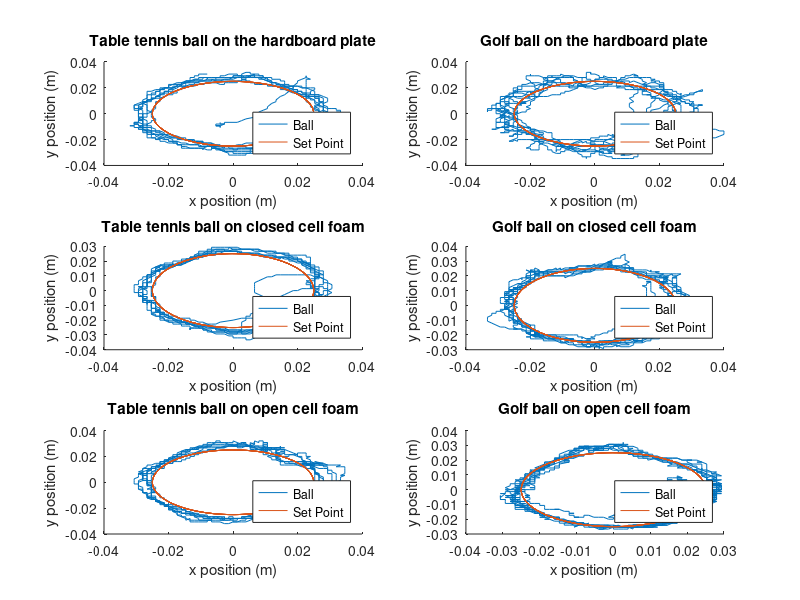

Write the MATLAB code that produced this figure.
figure(1)
clf
subplot(3,2,1)
hold on
load('CIRCLE_HARDBOARD_TT_DESIGNED.mat')
t=0:0.02:0.02*(length(xlog)-1);
plot(t,xlog)
plot(t,ylog)
plot(t,spx)
plot(t,spy)
title('Table tennis ball on the hardboard plate')
xlabel('Time (s)')
ylabel('Position (m)')
legend({'x', 'y', 'x set point', 'y set point'}, 'location', 'southeast', 'Orientation', 'horizontal', 'Box', 'off')

subplot(3,2,2)
hold on
load('CIRCLE_HARDBOARD_GOLF_DESIGNED.mat')
t=0:0.02:0.02*(length(xlog)-1);
plot(t,xlog)
plot(t,ylog)
plot(t,spx)
plot(t,spy)
title('Golf ball on the hardboard plate')
xlabel('Time (s)')
ylabel('Position (m)')
legend({'x', 'y', 'x set point', 'y set point'}, 'location', 'southeast', 'Orientation', 'horizontal', 'Box', 'off')

subplot(3,2,3)
hold on
load('CIRCLE_CLOSEDCELL_TT_DESIGNED.mat')
t=0:0.02:0.02*(length(xlog)-1);
plot(t,xlog)
plot(t,ylog)
plot(t,spx)
plot(t,spy)
title('Table tennis ball on closed cell foam')
xlabel('Time (s)')
ylabel('Position (m)')
legend({'x', 'y', 'x set point', 'y set point'}, 'location', 'southeast', 'Orientation', 'horizontal', 'Box', 'off')

subplot(3,2,4)
hold on
load('CIRCLE_CLOSEDCELL_GOLF_DESIGNED.mat')
t=0:0.02:0.02*(length(xlog)-1);
plot(t,xlog)
plot(t,ylog)
plot(t,spx)
plot(t,spy)
title('Golf ball on closed cell foam')
xlabel('Time (s)')
ylabel('Position (m)')
legend({'x', 'y', 'x set point', 'y set point'}, 'location', 'southeast', 'Orientation', 'horizontal', 'Box', 'off')

subplot(3,2,5)
hold on
load('CIRCLE_OPENCELL_TT_DESIGNED.mat')
t=0:0.02:0.02*(length(xlog)-1);
plot(t,xlog)
plot(t,ylog)
plot(t,spx)
plot(t,spy)
title('Table tennis ball on open cell foam')
xlabel('Time (s)')
ylabel('Position (m)') 
legend({'x', 'y', 'x set point', 'y set point'}, 'location', 'southeast', 'Orientation', 'horizontal', 'Box', 'off')

subplot(3,2,6)
hold on
load('CIRCLE_OPENCELL_GOLF_DESIGNED.mat')
t=0:0.02:0.02*(length(xlog)-1);
plot(t,xlog)
plot(t,ylog)
plot(t,spx)
plot(t,spy)
title('Golf ball on open cell foam')
xlabel('Time (s)')
ylabel('Position (m)')
legend({'x', 'y', 'x set point', 'y set point'}, 'location', 'southeast', 'Orientation', 'horizontal', 'Box', 'off')

%%
figure(1)
clf
subplot(3,2,1)
hold on
load('CIRCLE_HARDBOARD_TT_DESIGNED.mat')
t=0:0.02:0.02*(length(xlog)-1);
plot(xlog,ylog)
plot(spx,spy)
title('Table tennis ball on the hardboard plate')
xlabel('x position (m)')
ylabel('y position (m)')
legend({'Ball', 'Set Point'}, 'location', 'southeast')

subplot(3,2,2)
hold on
load('CIRCLE_HARDBOARD_GOLF_DESIGNED.mat')
t=0:0.02:0.02*(length(xlog)-1);
plot(xlog,ylog)
plot(spx,spy)
title('Golf ball on the hardboard plate')
xlabel('x position (m)')
ylabel('y position (m)')
legend({'Ball', 'Set Point'}, 'location', 'southeast')

subplot(3,2,3)
hold on
load('CIRCLE_CLOSEDCELL_TT_DESIGNED.mat')
t=0:0.02:0.02*(length(xlog)-1);
plot(xlog,ylog)
plot(spx,spy)
title('Table tennis ball on closed cell foam')
xlabel('x position (m)')
ylabel('y position (m)')
legend({'Ball', 'Set Point'}, 'location', 'southeast')

subplot(3,2,4)
hold on
load('CIRCLE_CLOSEDCELL_GOLF_DESIGNED.mat')
t=0:0.02:0.02*(length(xlog)-1);
plot(xlog,ylog)
plot(spx,spy)
title('Golf ball on closed cell foam')
xlabel('x position (m)')
ylabel('y position (m)')
legend({'Ball', 'Set Point'}, 'location', 'southeast')

subplot(3,2,5)
hold on
load('CIRCLE_OPENCELL_TT_DESIGNED.mat')
t=0:0.02:0.02*(length(xlog)-1);
plot(xlog,ylog)
plot(spx,spy)
title('Table tennis ball on open cell foam')
xlabel('x position (m)')
ylabel('y position (m)')
legend({'Ball', 'Set Point'}, 'location', 'southeast')

subplot(3,2,6)
hold on
load('CIRCLE_OPENCELL_GOLF_DESIGNED.mat')
t=0:0.02:0.02*(length(xlog)-1);
plot(xlog,ylog)
plot(spx,spy)
title('Golf ball on open cell foam')
xlabel('x position (m)')
ylabel('y position (m)')
legend({'Ball', 'Set Point'}, 'location', 'southeast')